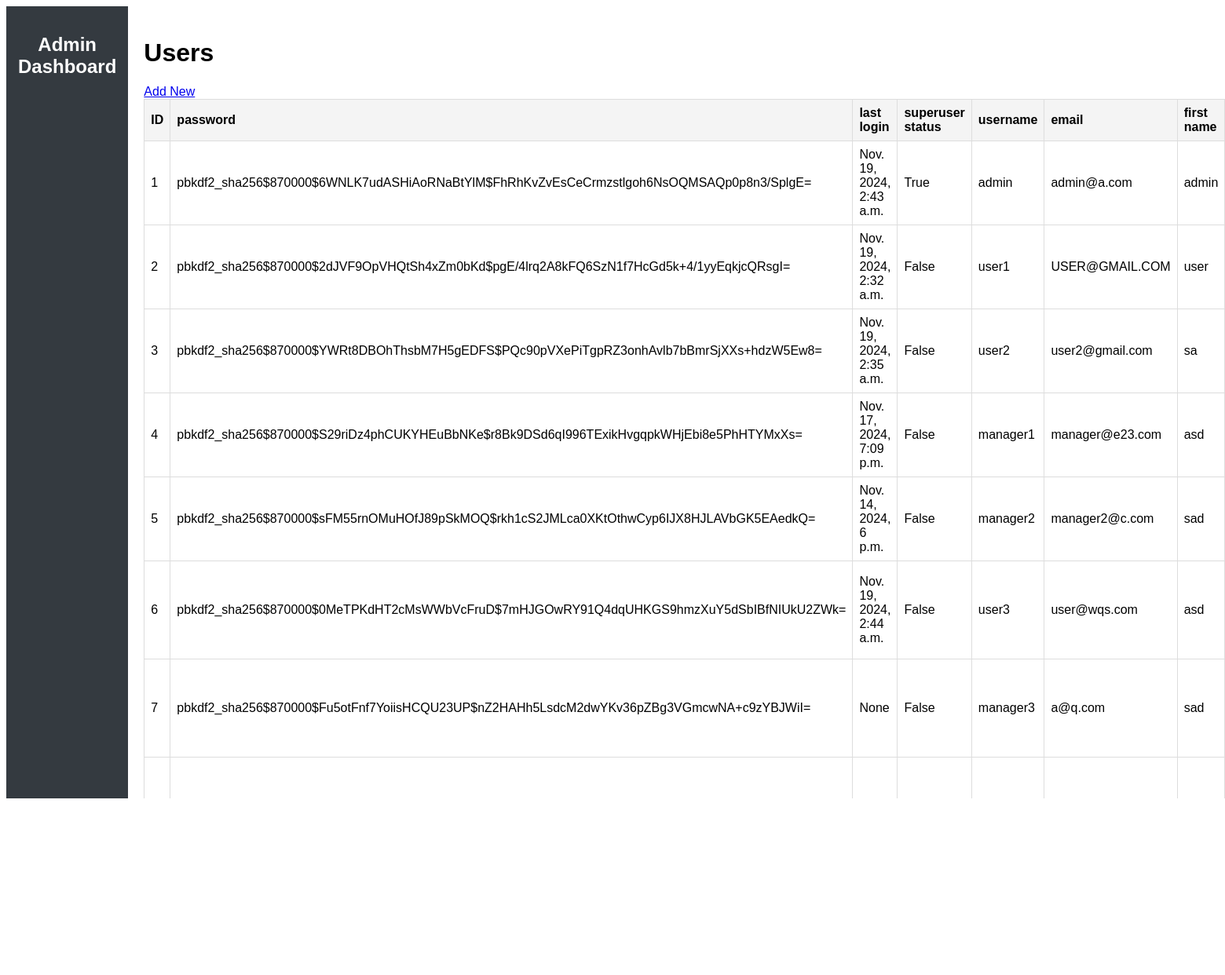
Page /admin-dashboard/CustomUser/ (signed in) on the earlier database version.
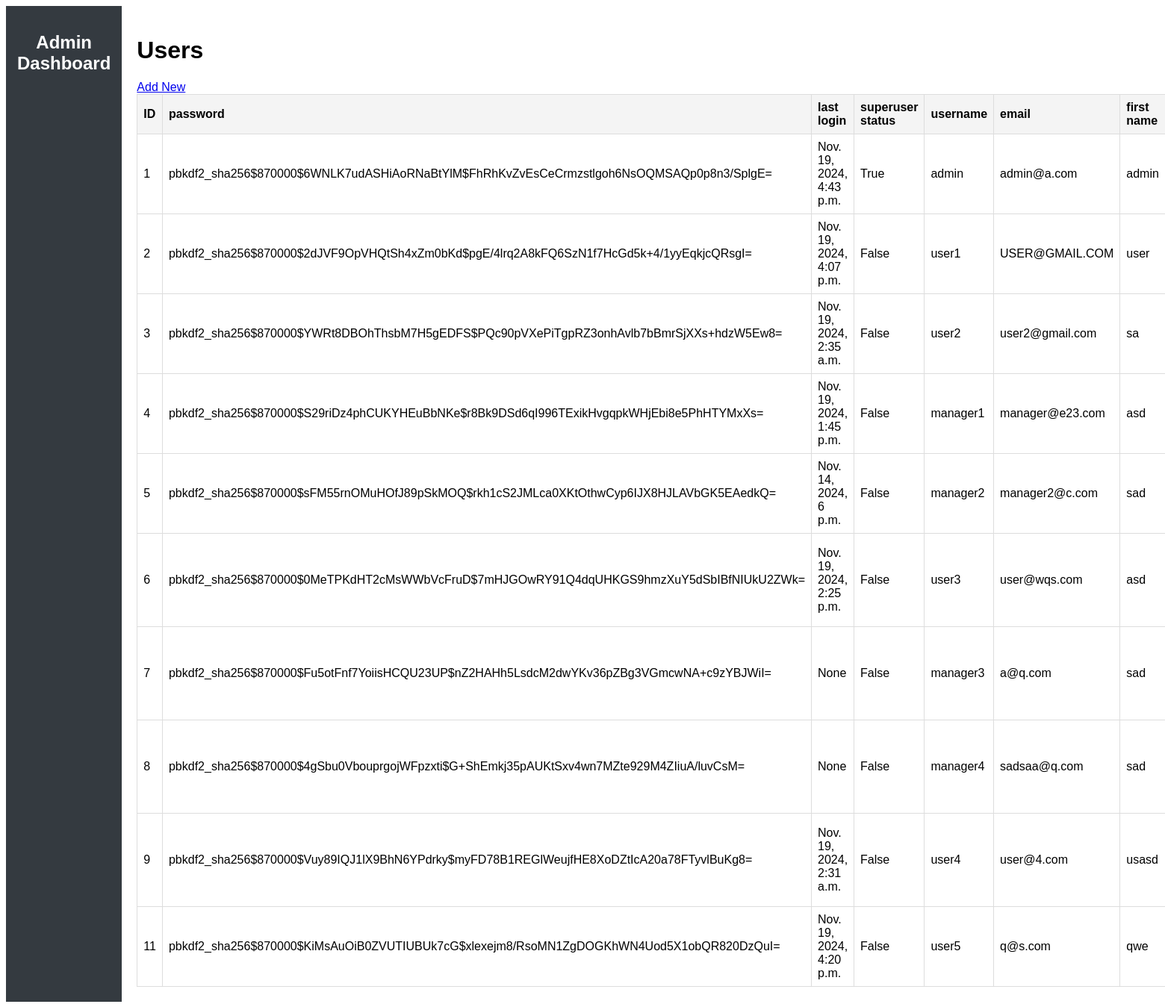
Same page on the later database version.
### app/models.py (models this page shows, shortened)
class CustomUser(AbstractBaseUser, PermissionsMixin):
    username = models.CharField(unique=True, max_length=150)
    email = models.EmailField(unique=True)
    first_name = models.CharField(max_length=100)
    last_name = models.CharField(max_length=100)
    is_active = models.BooleanField(default=True)
    is_staff = models.BooleanField(default=False)
    ROLE_CHOICES = [
        ('admin', 'Admin'),
        ('manager', 'Manager'),
        ('user', 'User'),
    ]
    role = models.CharField(max_length=20, choices=ROLE_CHOICES, default='user')
    SUB_ROLE_CHOICES = [
        ('none', 'None'),
        ('user-access-to-all-users-with-role-user', 'User Access to All Users with Role User'),
        ('manager-access-to-all-users-with-role-manager', 'user Access to All Users with Role Manager'),
    ]
    sub_role = models.CharField(max_length=255, choices=SUB_ROLE_CHOICES, default='none')
    objects = CustomUserManager()
    profile_image = models.ImageField(upload_to='profile_images/', blank=True, null=True)
    USERNAME_FIELD = 'username'
    REQUIRED_FIELDS = ['email', 'first_name', 'last_name']
    class Meta:
        verbose_name = 'User'
        verbose_name_plural = 'Users'

### admin_dashboard/views.py (the view)
# urls.py: path('<str:model_name>/', views.model_list, name='model_list'),
@superuser_required
@superuser_required
def model_list(request, model_name):
    app_model_map = {
        'CustomUser': 'app',
        'Tag': 'app',
        'Category': 'app',
        'Form': 'app',
        'FormVersion': 'app',
        'UserCategory': 'user_categories',
        'UserCategoryMembership': 'user_categories',
        'Profile': 'userprofile',
    }
    app_name = app_model_map.get(model_name)
    if not app_name:
        return render(request, 'error_template.html', {'message': 'Model not found in specified apps.'})
    try:
        model = apps.get_model(app_name, model_name)
        objects = model.objects.all()
        verbose_name_plural = model._meta.verbose_name_plural  # Get the plural form of the model's name
        fields = model._meta.fields  # Get the fields of the model
        return render(
            request,
            'admin_dashboard/model_list.html',
            {
                'model_name': model_name,
                'verbose_name_plural': verbose_name_plural,
                'objects': objects,
                'fields': fields,
            }
        )
    except LookupError:
        return render(request, 'error_template.html', {'message': f'Model "{model_name}" not found in app "{app_name}".'})
    except Exception as e:
        return render(request, 'error_template.html', {'message': f'An error occurred: {str(e)}'})

### admin_dashboard/templatetags/custom_filters.py (called while the page is built)
@register.filter(name='attr')
def attr(obj, field_name):
    if isinstance(obj, Model):
        return getattr(obj, field_name, None)
    return None

### admin_dashboard/views.py (called while the page is built)
def superuser_required(view_func):
    return user_passes_test(lambda u: u.is_superuser)(view_func)

### app/templates/admin_dashboard/model_list.html (shortened to what this page needs)
{% extends "admin_dashboard/base.html" %}
{% load custom_filters %}
{% block content %}
    <h1>{{ verbose_name_plural }}</h1>
    <a href="{% url 'admin_dashboard:model_add' model_name %}">Add New</a>
    <table>
        <thead>
            <tr>
                {% for field in fields %}
                    <th>{{ field.verbose_name }}</th>
                {% endfor %}
            </tr>
        </thead>
        <tbody>
            {% for object in objects %}
                <tr>
                    {% for field in fields %}
                        <td>{{ object|attr:field.name }}</td>
                    {% endfor %}
                </tr>
            {% endfor %}
        </tbody>
    </table>
{% endblock %}

Differences in the rows shown:
now on this page (row unchanged): CustomUser: fields "8" "pbkdf2_sha256$870000$4gSbu0VbouprgojWFpzxti$G+ShEmkj35pAUKtSxv4wn7MZte929M4ZIiuA/luvCsM=" "None" "False" "manager4" "sadsaa@q.com" "sad"
now on this page (row unchanged): CustomUser: fields "9" "pbkdf2_sha256$870000$Vuy89IQJ1lX9BhN6YPdrky$myFD78B1REGlWeujfHE8XoDZtIcA20a78FTyvlBuKg8=" "Nov. 19, 2024, 2:31 a.m." "False" "user4" "user@4.com" "usasd"
added CustomUser: fields "11" "pbkdf2_sha256$870000$KiMsAuOiB0ZVUTIUBUk7cG$xlexejm8/RsoMN1ZgDOGKhWN4Uod5X1obQR820DzQuI=" "Nov. 19, 2024, 4:20 p.m." "False" "user5" "q@s.com" "qwe"
Other differences:
new list line: "Nov. 19, 2024, 4:43 p.m."
new list line: "Nov. 19, 2024, 4:07 p.m."
new list line: "Nov. 19, 2024, 1:45 p.m."
new list line: "Nov. 19, 2024, 2:25 p.m."
list line gone: "Nov. 19, 2024, 2:43 a.m."
list line gone: "Nov. 19, 2024, 2:32 a.m."
list line gone: "Nov. 17, 2024, 7:09 p.m."
list line gone: "Nov. 19, 2024, 2:44 a.m."
